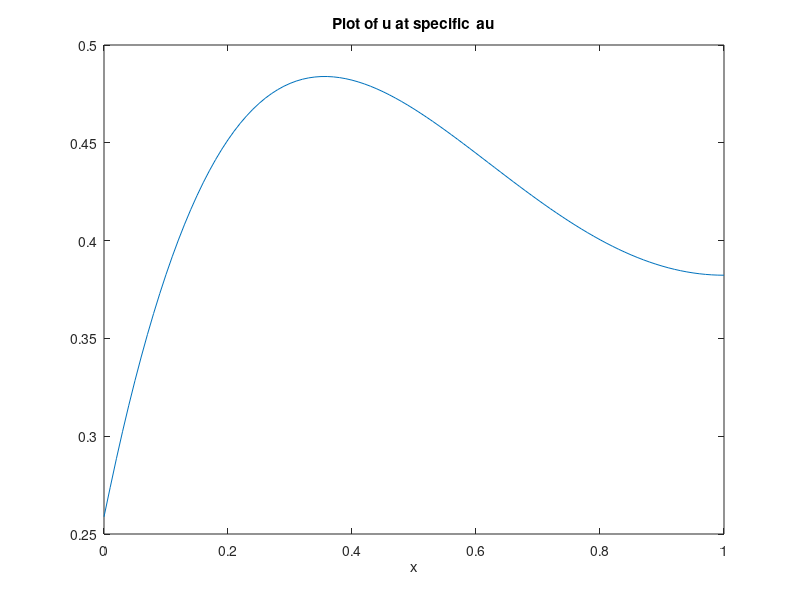

MATLAB code to generate this figure: (Note: this script raises an error after producing the figure.)
% Computer exercise 3 Part 1, David Ahnlund Emil Gestsson
clc, clear;

N = 100; %Discretization resolution in x

Lx = 1;
T = 2;
d = 0.35;
a = 1.2;

M = d*2*T*N^2/(Lx^2);  %Discretization resolution in t (according to theory)

dx = Lx/N;
dt = T/M;

%% A
A = d*1/dx^2 * spdiags([1*ones(N-1,1) (-2*ones(N-1,1)) 1*ones(N-1,1)], -1:1, N-1, N-1);

%Adjust for Neumann boundary condition
A(end,end) = d*1/dx^2 * (-2/3);
A(end,end-1) = d*1/dx^2 * (2/3);

b = @(t) d/(dx^2)*[ sin(pi*t/a) * (t<=a) ;zeros(N-2,1)];

% Initial condition
u0 = zeros(N-1,1);

saved_u = zeros(N-1,M+1);
saved_u(:,1) = u0;

%Explicit Euler
uk = u0;
t = 0:dt:T;
for n = 2:length(t)
    u_new = uk + dt*(A*uk + b(t(n)));
    saved_u(:,n) = u_new;
    uk = u_new;
end

%Apply boundaries to solution
uN = 1/3*(4*saved_u(end,:)-saved_u(end-1,:));
u_initial = sin(pi*t/a) .* (t<=a);
saved_u = [u_initial;saved_u;uN];

x = 0:dx:Lx;
surf(t,x,saved_u)
shading interp
zlabel("Temperatur")
xlabel("time, t")
ylabel("Rod position x")

%% Plot at specific tau

tau = 1.1;
u = saved_u(:,t==tau);

plot(x,u)
xlabel("x")
title("Plot of u at specific \tau")
legend("\tau = "+string(tau))

%% Plot at boundaries, as a function of time

u_leftend = saved_u(1, :);
u_rightend = saved_u(end, :);

plot(t,u_leftend)
hold on
plot(t, u_rightend)
xlabel("t")
ylabel("Temperature")
title("Plot of u at ends (through time)")
legend("x = 0", "x = " + string(Lx))

%% Using matlab functions:
%% ODE23

N_list = [100 200 400];

for i = 1:length(N_list)
    N = N_list(i);
    dx = Lx/N;
    
    u0 = zeros(N-1,1);

    A = d*1/dx^2 * spdiags([1*ones(N-1,1) (-2*ones(N-1,1)) 1*ones(N-1,1)], -1:1, N-1, N-1);

    %Adjust for Neumann boundary condition
    A(end,end) = d*1/dx^2 * (-2/3);
    A(end,end-1) = d*1/dx^2 * (2/3);
    
    b = @(t) d/(dx^2)*[ sin(pi*t/a) * (t<=a) ;zeros(N-2,1)];

    dudt = @(t,u) A*u+b(t);
    options = odeset(RelTol=1e-4);

    tic;
    [t, u_ode23] = ode23(dudt, [0 2], u0, options);
    time = toc;
    u_ode23 = u_ode23';
    
    %Apply boundaries to solution
    uN = 1/3*(4*u_ode23(end,:)-u_ode23(end-1,:));
    u_initial = (sin(pi*t/a) .* (t<=a))';
    u_ode23 = [u_initial;u_ode23;uN];
    fprintf("ODE23: #Time steps = %.0d, for N = %.0d, CPU-time: %.08f seconds\n", length(t), N, time)
    
    if N == 100
        x = 0:Lx/N:Lx;
        surf(t,x,u_ode23)
        shading interp
    end
end
fprintf("\n\n")
%% ODE23s

N_list = [100 200 400];

for i = 1:length(N_list)
    N = N_list(i);
    dx = Lx/N;
    
    u0 = zeros(N-1,1);

    A = d*1/dx^2 * spdiags([1*ones(N-1,1) (-2*ones(N-1,1)) 1*ones(N-1,1)], -1:1, N-1, N-1);

    %Adjust for Neumann boundary condition
    A(end,end) = d*1/dx^2 * (-2/3);
    A(end,end-1) = d*1/dx^2 * (2/3);
    
    b = @(t) d/(dx^2)*[ sin(pi*t/a) * (t<=a) ;zeros(N-2,1)];

    dudt = @(t,u) A*u+b(t);
    options = odeset(RelTol=1e-4);

    tic;
    [t, u_ode23s] = ode23s(dudt, [0 2], u0, options);
    time = toc;
    u_ode23s = u_ode23s';
    
    %Apply boundaries to solution
    uN = 1/3*(4*u_ode23s(end,:)-u_ode23s(end-1,:));
    u_initial = (sin(pi*t/a) .* (t<=a))';
    u_ode23s = [u_initial;u_ode23s;uN];
    fprintf("ODE23s: #Time steps = %.0d, for N = %.0d, CPU-time: %.08f seconds\n", length(t), N, time)
    
    if N == 100
        x = 0:Lx/N:Lx;
        surf(t,x,u_ode23s)
        shading interp
    end
end
fprintf("\n\n")
%% ODE23sJ

N_list = [100 200 400];

for i = 1:length(N_list)
    N = N_list(i);
    dx = Lx/N;
    
    u0 = zeros(N-1,1);

    A = d*1/dx^2 * spdiags([1*ones(N-1,1) (-2*ones(N-1,1)) 1*ones(N-1,1)], -1:1, N-1, N-1);

    %Adjust for Neumann boundary condition
    A(end,end) = d*1/dx^2 * (-2/3);
    A(end,end-1) = d*1/dx^2 * (2/3);
    
    b = @(t) d/(dx^2)*[ sin(pi*t/a) * (t<=a) ;zeros(N-2,1)];

    dudt = @(t,u) A*u+b(t);
    options = odeset("Jacobian",A,RelTol=1e-4);
    
    tic;
    [t, u_ode23sJ] = ode23s(dudt, [0 2], u0, options);
    time = toc;
    u_ode23sJ = u_ode23sJ';
    
    %Apply boundaries to solution
    uN = 1/3*(4*u_ode23sJ(end,:)-u_ode23sJ(end-1,:));
    u_initial = (sin(pi*t/a) .* (t<=a))';
    u_ode23sJ = [u_initial;u_ode23sJ;uN];
    fprintf("ODE23sJ: #Time steps = %.0d, for N = %.0d, CPU-time: %.08f seconds\n", length(t), N, time)
    
    if N == 100
        x = 0:Lx/N:Lx;
        surf(t,x,u_ode23sJ)
        shading interp
    end
end
fprintf("\n\n")